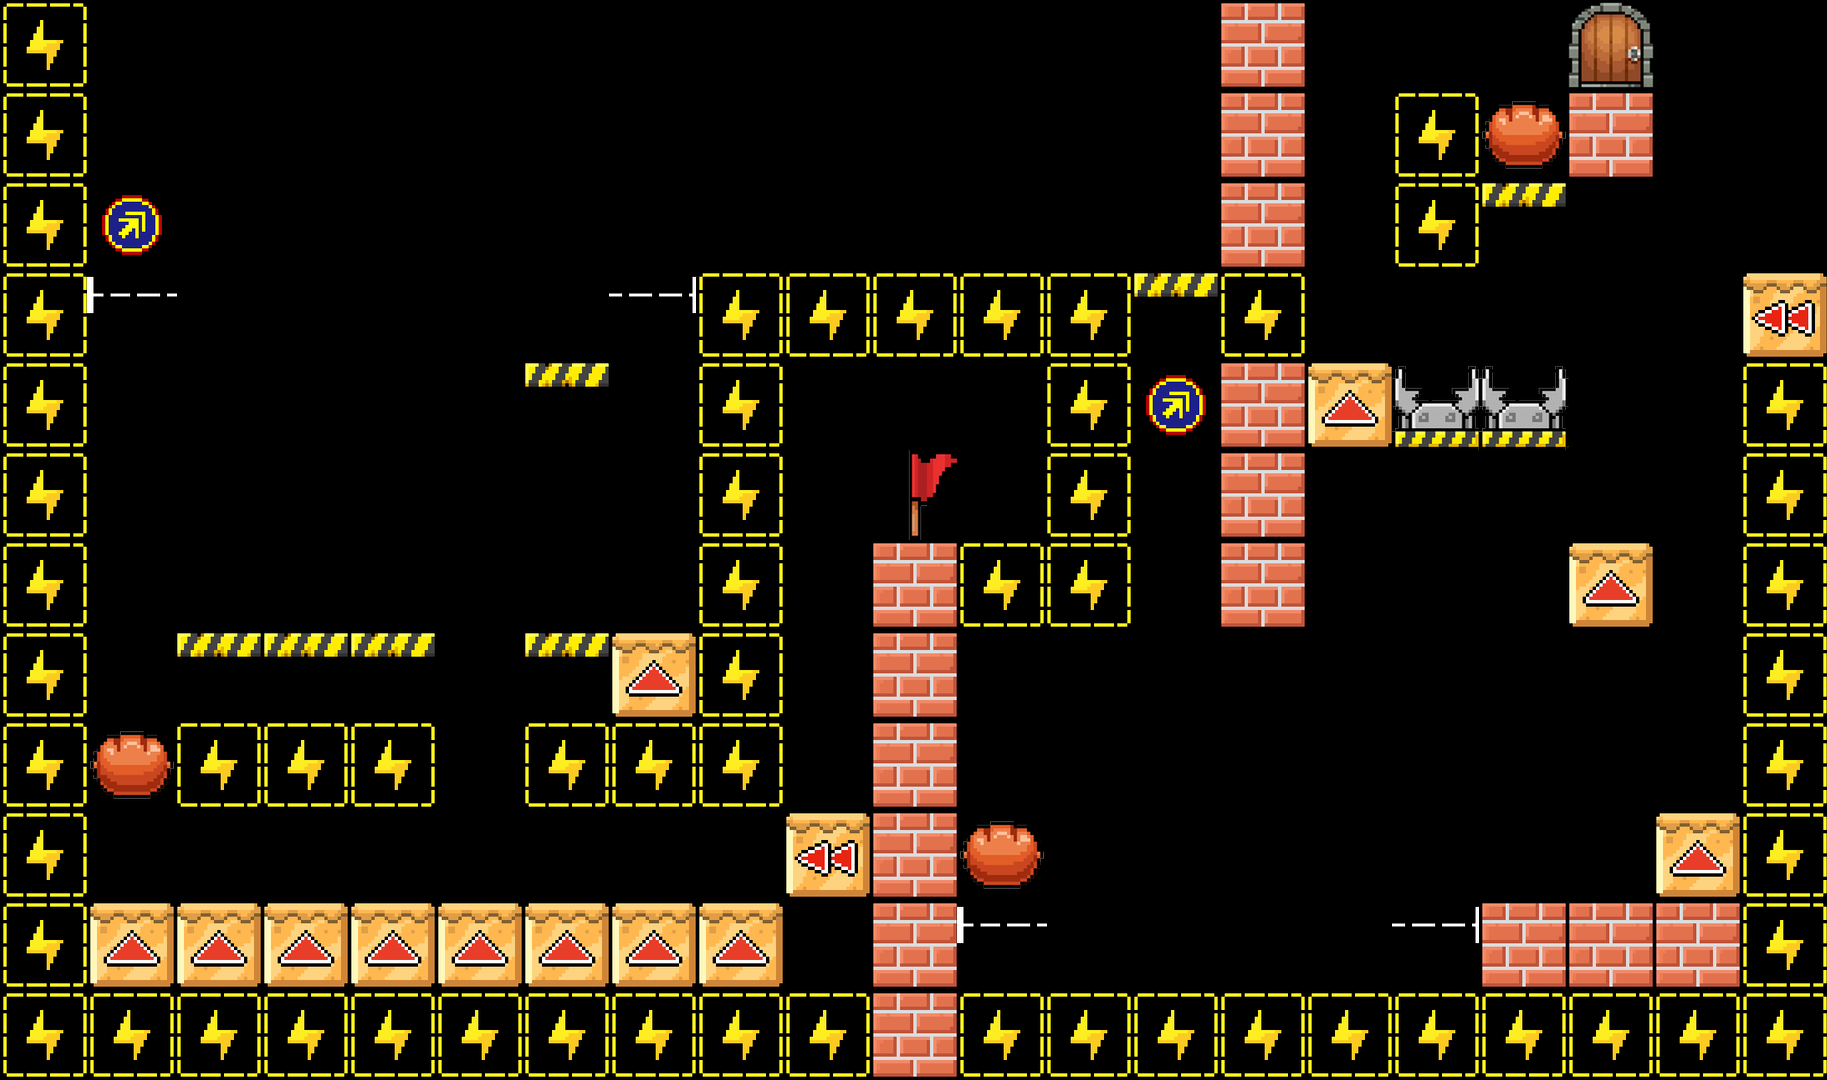

This is a level from a 2D game, rendered from its Tiled map with the project's own tilesets. A one-line summary and the complete map file follow:
An orthogonal 21x12 tile map with 87x90 px tiles, 1 tile layer (TileLayer).

<map version="1.5" tiledversion="1.7.2" orientation="orthogonal" renderorder="right-down" width="21" height="12" tilewidth="87" tileheight="90" infinite="0" nextlayerid="2" nextobjectid="1">
 <properties>
  <property name="block_move_width" value="2" />
 </properties>
 <tileset firstgid="1" source="tile_90.tsx" />
 <layer id="1" name="TileLayer" width="21" height="12">
  <data encoding="csv">
17,0,0,0,0,0,0,0,0,0,0,0,0,0,8,0,0,0,2,0,0,
17,0,0,0,0,0,0,0,0,0,0,0,0,0,8,0,17,3,8,0,0,
17,4,0,0,0,0,0,0,0,0,0,0,0,0,8,0,17,12,0,0,0,
17,24,0,0,0,0,0,25,17,17,17,17,17,12,17,0,0,0,0,0,21,
17,0,0,0,0,0,12,0,17,0,0,0,17,4,8,18,16,16,0,0,17,
17,0,0,0,0,0,0,0,17,0,1,0,17,0,8,0,0,0,0,0,17,
17,0,0,0,0,0,0,0,17,0,8,17,17,0,8,0,0,0,18,0,17,
17,0,12,12,12,0,12,18,17,0,8,0,0,0,0,0,0,0,0,0,17,
17,3,17,17,17,0,17,17,17,0,8,0,0,0,0,0,0,0,0,0,17,
17,0,0,0,0,0,0,0,0,21,8,3,0,0,0,0,0,0,0,18,17,
17,18,18,18,18,18,18,18,18,0,8,24,0,0,0,0,25,8,8,8,17,
17,17,17,17,17,17,17,17,17,17,8,17,17,17,17,17,17,17,17,17,17
</data>
 </layer>
</map>
